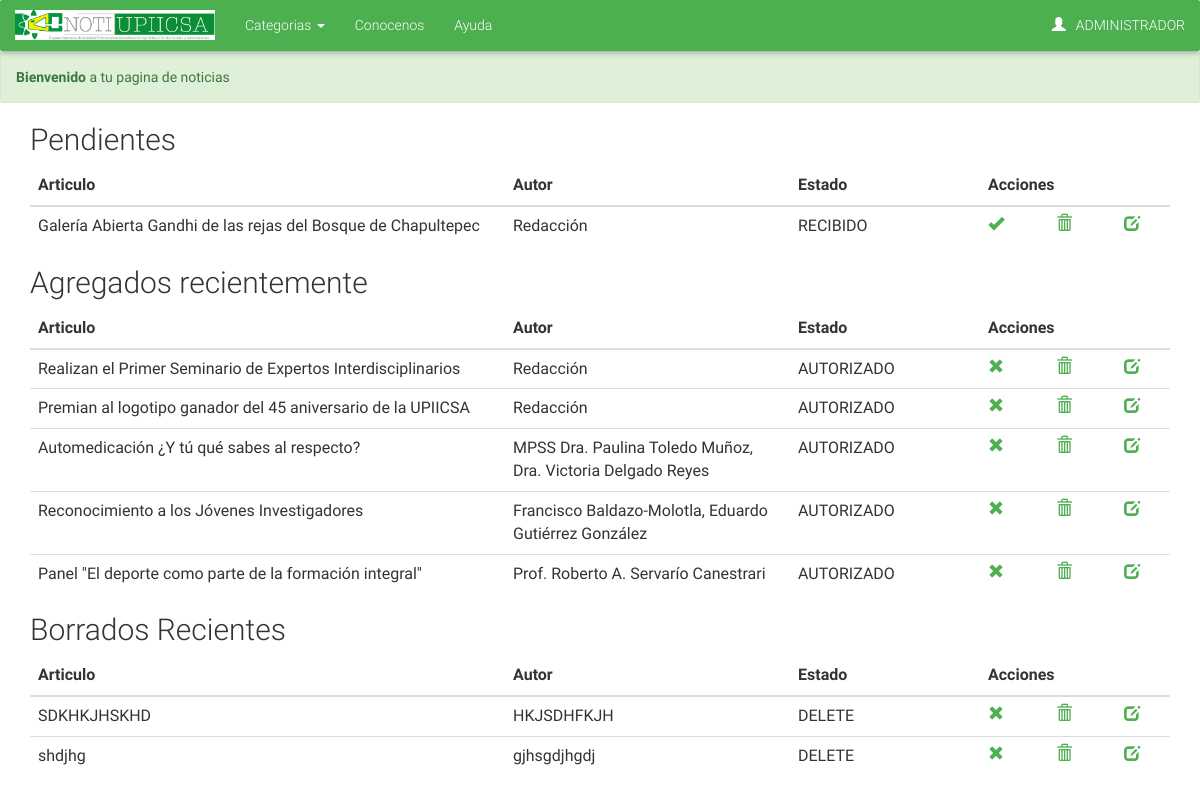
/admons.php (signed in), run on the app's committed database.
### tables this page shows
CREATE TABLE IF NOT EXISTS `NOTICIA` (
  `ID_NOTICIA` int(11) NOT NULL AUTO_INCREMENT,
  `TITULO` text NOT NULL,
  `AUTOR` text NOT NULL,
  `CARGO` text,
  `FECHA` datetime NOT NULL,
  `PORTADA` tinytext,
  `CABECERA` text NOT NULL,
  `CONTENIDO` text NOT NULL,
  `AUTORIZACION` varchar(20) NOT NULL DEFAULT 'RECIBIDO',
  PRIMARY KEY (`ID_NOTICIA`)
);

### admons.php (the view, shortened to what this page needs)
<html>
<?php include("header.php"); ?>
<body>
<?php
include("navbar.php");
include("db.php");
 $sql = "SELECT * FROM NOTICIA WHERE AUTORIZACION = 'RECIBIDO' ORDER BY FECHA  DESC";
 $data = $con->query($sql);
 echo' <div class="container">';
 if($data!=null && $data->num_rows>0){
   echo' <h2 > Pendientes </h2>';
   echo'
          <table class="table">
          <thead>
          <tr>
            <th class="col-md-5">Articulo</th>
            <th class="col-md-3">Autor</th>
            <th class="col-md-2">Estado</th>
            <th class="col-md-2">Acciones</th>
          </tr>
          </thead>';
   while( $row = $data->fetch_array(MYSQLI_ASSOC)){
     echo'<tr>
            <td>'.$row['TITULO'].'</td>
            <td>'.$row['AUTOR'].'</td>
            <td>'.$row['AUTORIZACION'].'</td>
              <td><div class="row"><p>
              <a class="col-md-4" href="chngstate.php?action=autorizar&id='.$row['ID_NOTICIA'].'"><span class="glyphicon glyphicon-ok"></a>
              <a class="col-md-4" href="chngstate.php?action=delete&id='.$row['ID_NOTICIA'].'"><span class="glyphicon glyphicon-trash"></a>
              <a class="col-md-4" href="chngstate.php?action=edit&id='.$row['ID_NOTICIA'].'"><span class="glyphicon glyphicon-edit"></a></p>
              </div></td>
          </tr>';
   }
   echo "</table>";
 }
  $sql = "SELECT * FROM NOTICIA WHERE AUTORIZACION = 'AUTORIZADO' ORDER BY FECHA  DESC LIMIT 5";
  $datat = $con->query($sql);
 if($datat!=null && $datat->num_rows>0){
   echo' <h2> Agregados recientemente </h2>';
   echo'<table class="table">
          <thead>
          <tr>
          <th class="col-md-5">Articulo</th>
          <th class="col-md-3">Autor</th>
          <th class="col-md-2">Estado</th>
          <th class="col-md-2">Acciones</th>
          </tr>
          </thead>';
   while( $row = $datat->fetch_array(MYSQLI_ASSOC)){
     echo'<tr>
            <td>'.$row['TITULO'].'</td>
            <td>'.$row['AUTOR'].'</td>
            <td>'.$row['AUTORIZACION'].'</td>
              <td><div class="row"><p>
              <a class="col-md-4" href="chngstate.php?action=deauth&id='.$row['ID_NOTICIA'].'"><span class="glyphicon glyphicon-remove"></a>
              <a class="col-md-4" href="chngstate.php?action=delete&id='.$row['ID_NOTICIA'].'"><span class="glyphicon glyphicon-trash"></a>
              <a class="col-md-4" href="chngstate.php?action=edit&id='.$row['ID_NOTICIA'].'"><span class="glyphicon glyphicon-edit"></a></p>
              </div></td>
          </tr>';
   }
   echo "</table>";
 }
$sql = "SELECT * FROM NOTICIA WHERE AUTORIZACION = 'DELETE' ORDER BY FECHA  DESC LIMIT 3";
$data = $con->query($sql);
if($data!=null && $data->num_rows>0){
echo' <h2> Borrados Recientes </h2>';
echo'<table class="table">
       <thead>
       <tr>
       <th class="col-md-5">Articulo</th>
       <th class="col-md-3">Autor</th>
       <th class="col-md-2">Estado</th>
       <th class="col-md-2">Acciones</th>
       </tr>
       </thead>';
while( $row = $data->fetch_array(MYSQLI_ASSOC)){
  echo'<tr>
         <td>'.$row['TITULO'].'</td>
         <td>'.$row['AUTOR'].'</td>
         <td>'.$row['AUTORIZACION'].'</td>
           <td><div class="row"><p>
           <a class="col-md-4" href="chngstate.php?action=autorizar&id='.$row['ID_NOTICIA'].'"><span class="glyphicon glyphicon-remove"></a>
           <a class="col-md-4" href="chngstate.php?action=delete&id='.$row['ID_NOTICIA'].'"><span class="glyphicon glyphicon-trash"></a>
           <a class="col-md-4" href="chngstate.php?action=edit&id='.$row['ID_NOTICIA'].'"><span class="glyphicon glyphicon-edit"></a></p>
           </div></td>
       </tr>';
}
echo "</table>";
}
  echo' </div>';
?>

### data on the page
noticia: TITULO "Galería Abierta Gandhi de las rejas del Bosque de Chapultepec", AUTOR "Redacción", AUTORIZACION "RECIBIDO"
noticia: TITULO "Realizan el Primer Seminario de Expertos Interdisciplinarios", AUTOR "Redacción", AUTORIZACION "AUTORIZADO"
noticia: TITULO "Premian al logotipo ganador del 45 aniversario de la UPIICSA", AUTOR "Redacción", AUTORIZACION "AUTORIZADO"
noticia: TITULO "Automedicación ¿Y tú qué sabes al respecto?", AUTOR "MPSS Dra. Paulina Toledo Muñoz, Dra. Victoria Delgado Reyes", AUTORIZACION "AUTORIZADO"
noticia: TITULO "Reconocimiento a los Jóvenes Investigadores", AUTOR "Francisco Baldazo-Molotla, Eduardo Gutiérrez González", AUTORIZACION "AUTORIZADO"
noticia: TITULO "Panel \"El deporte como parte de la formación integral\"", AUTOR "Prof. Roberto A. Servarío Canestrari", AUTORIZACION "AUTORIZADO"
noticia: TITULO "SDKHKJHSKHD", AUTOR "HKJSDHFKJH", AUTORIZACION "DELETE"
noticia: TITULO "shdjhg", AUTOR "gjhsgdjhgdj", AUTORIZACION "DELETE"

### other printed values
$_SESSION['name'] "ADMINISTRADOR"
